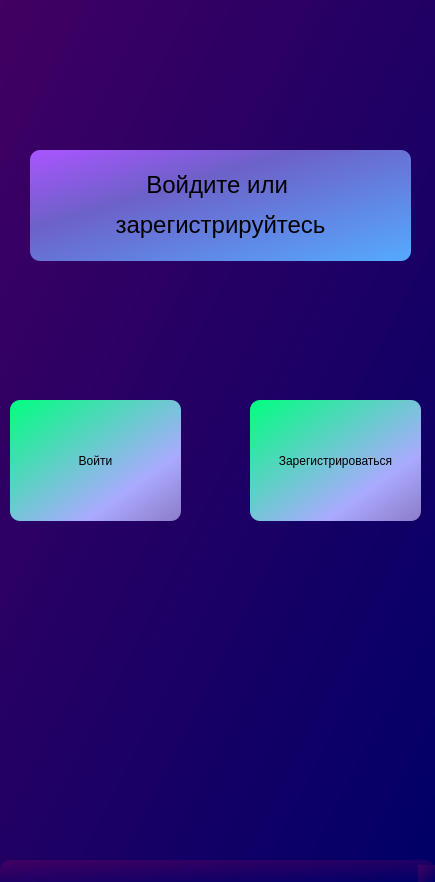
<?xml version="1.0" encoding="UTF-8"?>
<ui version="4.0">
 <class>Regi</class>
 <widget class="QMainWindow" name="Regi">
  <property name="geometry">
   <rect>
    <x>0</x>
    <y>0</y>
    <width>435</width>
    <height>882</height>
   </rect>
  </property>
  <property name="windowTitle">
   <string>MainWindow</string>
  </property>
  <property name="styleSheet">
   <string notr="true">background-color: qlineargradient(spread:pad, x1:0, y1:0, x2:1, y2:1, stop:0 rgba(65, 0, 98, 255), stop:1 rgba(0, 0, 103, 255));
border-radius: 10px;
</string>
  </property>
  <widget class="QWidget" name="centralwidget">
   <widget class="QPushButton" name="btn_enter">
    <property name="geometry">
     <rect>
      <x>10</x>
      <y>400</y>
      <width>171</width>
      <height>121</height>
     </rect>
    </property>
    <property name="styleSheet">
     <string notr="true">background-color: qlineargradient(spread:pad, x1:0, y1:0, x2:1, y2:1, stop:0 rgba(0, 255, 127, 255), stop:0.716418 rgba(170, 170, 255, 255), stop:1 rgba(139, 123, 200, 255));</string>
    </property>
    <property name="text">
     <string>Войти</string>
    </property>
   </widget>
   <widget class="QPushButton" name="btn_regist">
    <property name="geometry">
     <rect>
      <x>250</x>
      <y>400</y>
      <width>171</width>
      <height>121</height>
     </rect>
    </property>
    <property name="styleSheet">
     <string notr="true">background-color: qlineargradient(spread:pad, x1:0, y1:0, x2:1, y2:1, stop:0 rgba(0, 255, 127, 255), stop:0.716418 rgba(170, 170, 255, 255), stop:1 rgba(139, 123, 200, 255));</string>
    </property>
    <property name="text">
     <string>Зарегистрироваться</string>
    </property>
   </widget>
   <widget class="QLabel" name="reg_label">
    <property name="geometry">
     <rect>
      <x>30</x>
      <y>150</y>
      <width>381</width>
      <height>111</height>
     </rect>
    </property>
    <property name="styleSheet">
     <string notr="true">background-color: qlineargradient(spread:pad, x1:0, y1:0, x2:1, y2:1, stop:0 rgba(170, 85, 255, 255), stop:0.353234 rgba(109, 97, 200, 255), stop:1 rgba(85, 170, 255, 255));</string>
    </property>
    <property name="text">
     <string>&lt;html&gt;&lt;head/&gt;&lt;body&gt;&lt;p align=&quot;center&quot;&gt;&lt;span style=&quot; font-size:18pt;&quot;&gt;Войдите или &lt;/span&gt;&lt;/p&gt;&lt;p align=&quot;center&quot;&gt;&lt;span style=&quot; font-size:18pt;&quot;&gt;зарегистрируйтесь&lt;/span&gt;&lt;/p&gt;&lt;/body&gt;&lt;/html&gt;</string>
    </property>
   </widget>
  </widget>
  <widget class="QMenuBar" name="menubar">
   <property name="geometry">
    <rect>
     <x>0</x>
     <y>0</y>
     <width>435</width>
     <height>26</height>
    </rect>
   </property>
  </widget>
  <widget class="QStatusBar" name="statusbar"/>
 </widget>
 <resources/>
 <connections/>
</ui>
